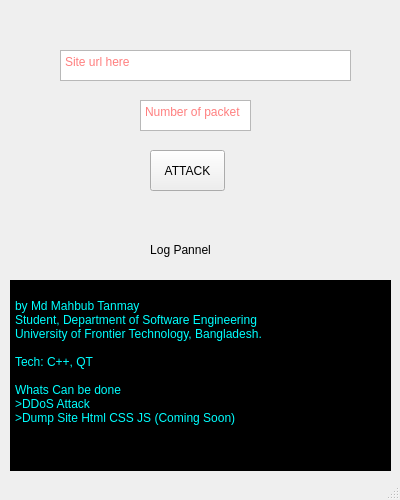
<?xml version="1.0" encoding="UTF-8"?>
<ui version="4.0">
 <class>MainWindow</class>
 <widget class="QMainWindow" name="MainWindow">
  <property name="geometry">
   <rect>
    <x>0</x>
    <y>0</y>
    <width>400</width>
    <height>500</height>
   </rect>
  </property>
  <property name="sizePolicy">
   <sizepolicy hsizetype="Preferred" vsizetype="Expanding">
    <horstretch>0</horstretch>
    <verstretch>0</verstretch>
   </sizepolicy>
  </property>
  <property name="minimumSize">
   <size>
    <width>400</width>
    <height>500</height>
   </size>
  </property>
  <property name="maximumSize">
   <size>
    <width>400</width>
    <height>500</height>
   </size>
  </property>
  <property name="contextMenuPolicy">
   <enum>Qt::ContextMenuPolicy::DefaultContextMenu</enum>
  </property>
  <property name="windowTitle">
   <string>EasyDDoS : For Medical Purpose Only</string>
  </property>
  <property name="styleSheet">
   <string notr="true"/>
  </property>
  <widget class="QWidget" name="centralwidget">
   <widget class="QPlainTextEdit" name="plainTextEdit1_url">
    <property name="geometry">
     <rect>
      <x>60</x>
      <y>50</y>
      <width>291</width>
      <height>31</height>
     </rect>
    </property>
    <property name="font">
     <font>
      <hintingpreference>PreferDefaultHinting</hintingpreference>
     </font>
    </property>
    <property name="cursor" stdset="0">
     <cursorShape>IBeamCursor</cursorShape>
    </property>
    <property name="mouseTracking">
     <bool>false</bool>
    </property>
    <property name="toolTip">
     <string/>
    </property>
    <property name="statusTip">
     <string/>
    </property>
    <property name="whatsThis">
     <string notr="true"/>
    </property>
    <property name="styleSheet">
     <string notr="true">color : rgb(255, 0, 0)
</string>
    </property>
    <property name="documentTitle">
     <string/>
    </property>
    <property name="placeholderText">
     <string notr="true">Site url here</string>
    </property>
   </widget>
   <widget class="QPlainTextEdit" name="plainTextEdit1_number">
    <property name="geometry">
     <rect>
      <x>140</x>
      <y>100</y>
      <width>111</width>
      <height>31</height>
     </rect>
    </property>
    <property name="font">
     <font>
      <hintingpreference>PreferDefaultHinting</hintingpreference>
     </font>
    </property>
    <property name="cursor" stdset="0">
     <cursorShape>IBeamCursor</cursorShape>
    </property>
    <property name="mouseTracking">
     <bool>false</bool>
    </property>
    <property name="toolTip">
     <string/>
    </property>
    <property name="statusTip">
     <string/>
    </property>
    <property name="whatsThis">
     <string notr="true"/>
    </property>
    <property name="autoFillBackground">
     <bool>false</bool>
    </property>
    <property name="styleSheet">
     <string notr="true">color : rgb(255, 0, 0)
</string>
    </property>
    <property name="inputMethodHints">
     <set>Qt::InputMethodHint::ImhDigitsOnly</set>
    </property>
    <property name="documentTitle">
     <string/>
    </property>
    <property name="placeholderText">
     <string notr="true">Number of packet</string>
    </property>
   </widget>
   <widget class="QPushButton" name="pushButton_submit">
    <property name="geometry">
     <rect>
      <x>150</x>
      <y>150</y>
      <width>75</width>
      <height>41</height>
     </rect>
    </property>
    <property name="text">
     <string>ATTACK</string>
    </property>
   </widget>
   <widget class="QLabel" name="label_2">
    <property name="geometry">
     <rect>
      <x>100</x>
      <y>240</y>
      <width>161</width>
      <height>20</height>
     </rect>
    </property>
    <property name="text">
     <string>Log Pannel</string>
    </property>
    <property name="alignment">
     <set>Qt::AlignmentFlag::AlignCenter</set>
    </property>
   </widget>
   <widget class="QPlainTextEdit" name="plainTextEdit_log">
    <property name="geometry">
     <rect>
      <x>10</x>
      <y>280</y>
      <width>381</width>
      <height>191</height>
     </rect>
    </property>
    <property name="styleSheet">
     <string notr="true">background-color: rgb(0, 0, 0);
color : rgb(0, 255, 255);</string>
    </property>
    <property name="plainText">
     <string>
by Md Mahbub Tanmay
Student, Department of Software Engineering
University of Frontier Technology, Bangladesh.

Tech: C++, QT

Whats Can be done
&gt;DDoS Attack
&gt;Dump Site Html CSS JS (Coming Soon)</string>
    </property>
   </widget>
  </widget>
  <widget class="QStatusBar" name="statusbar"/>
 </widget>
 <resources/>
 <connections/>
</ui>
